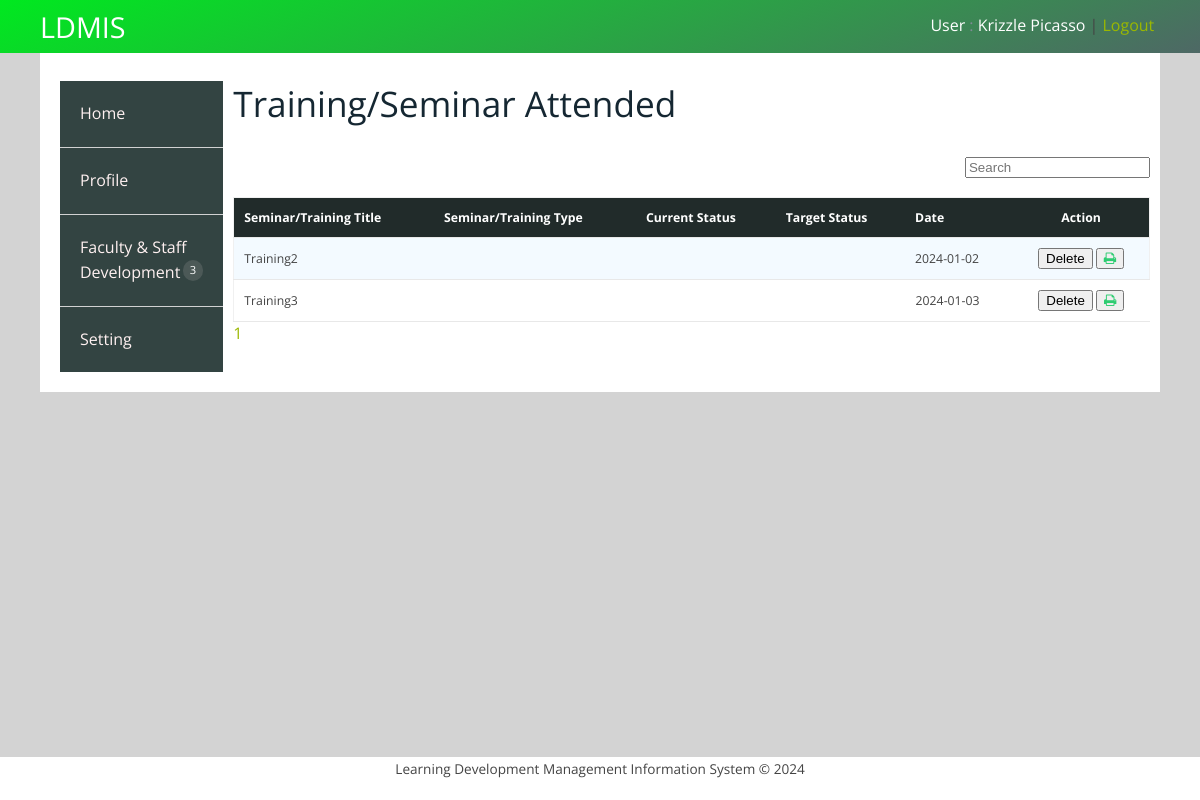
The page /user/trainingsview.php (signed in) on the database as committed earlier.
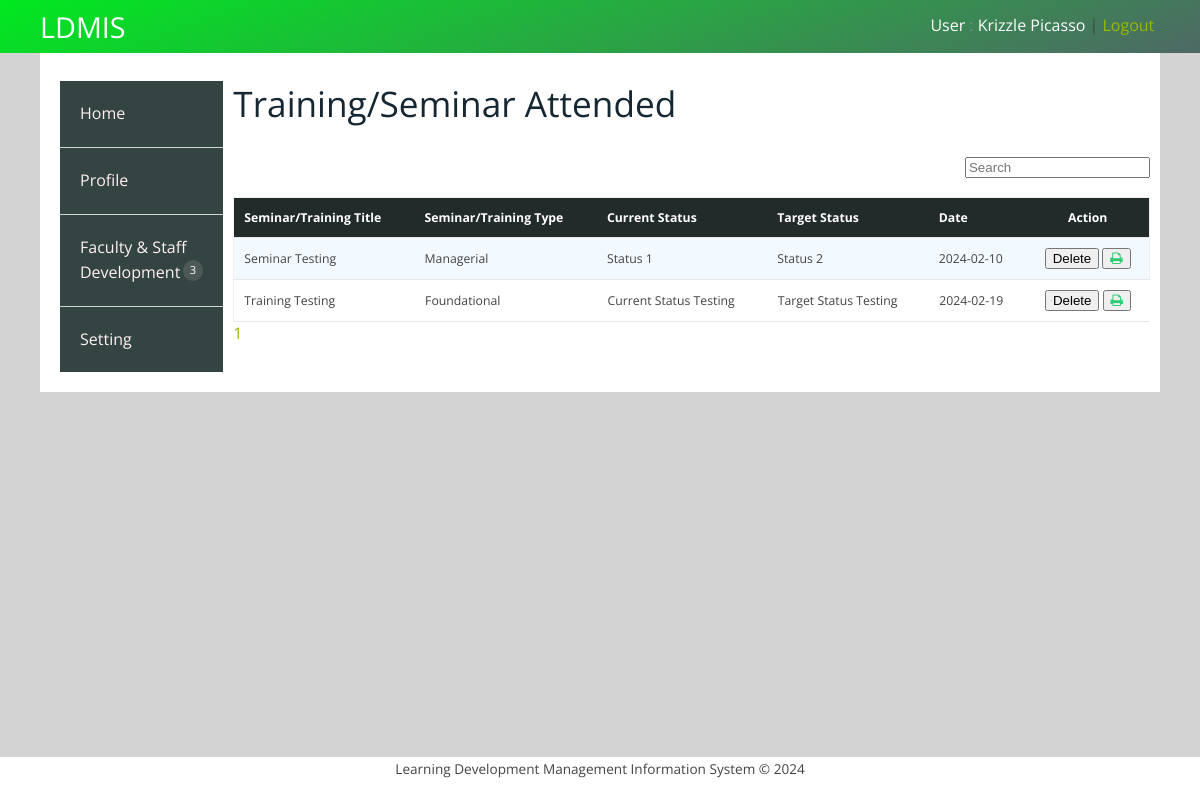
The same page on the database as committed later.
### tables this page shows
CREATE TABLE `trainingdetails` (
  `Detail_Id` int(11) NOT NULL,
  `EmpId` int(20) DEFAULT NULL,
  `TrainingType` text DEFAULT NULL,
  `Type_of_seminar_training` varchar(50) DEFAULT NULL,
  `CurrentStatus` varchar(100) DEFAULT NULL,
  `TargetStatus` varchar(100) DEFAULT NULL,
  `Objectives` text DEFAULT NULL,
  `date` date DEFAULT NULL,
  `certificate` varchar(1000) DEFAULT NULL
);

### user/trainingsview.php (the view, shortened to what this page needs)
<?php include('userheader.php'); ?>
<?php
    $dbs = new database();
    $db = $dbs->connection();
    $page = "";
    $EmpId = $_SESSION['User']['EmployeeId'];
    $SearchName = isset($_GET['search']) ? $_GET['search'] : '';
    $total_query = mysqli_query($db, "SELECT COUNT(Detail_Id) as total FROM trainingdetails WHERE EmpId = '$EmpId' AND TrainingType LIKE '%$SearchName%'");
    $total_result = mysqli_fetch_array($total_query);
    $total_records = $total_result['total'];
    $RecordeLimit = 10;
    $sql = mysqli_query($db, "SELECT * FROM trainingdetails WHERE EmpId = '$EmpId' AND TrainingType LIKE '%$SearchName%' LIMIT $RecordeLimit");
    for ($i = 0; $i < ceil($total_records / $RecordeLimit); $i++) {
        $d = $i + 1;
        $page .= "<a href='?bn=$d'>$d</a>&nbsp &nbsp &nbsp";
    }
?>
<link rel="stylesheet" type="text/css" href="../css/table-style.css" />
<div class="validation-form">
    <div>
        <div class="w3l-table-info">
            <h2>Training/Seminar Attended</h2>
            <br>
            <div class="s-12 l-10">
                <form method="GET" action="#">
                    <input type="search-box" style="float: right;" placeholder="Search" value="<?php echo (isset($_GET['search'])) ? $_GET['search'] : ''; ?>" type="text" name="search"><br>
                </form>
                <table id="table">
                    <thead>
                        <tr>
                            <th style="text-transform: capitalize;">Seminar/Training Title</th>
                            <th style="text-transform: capitalize;">Seminar/Training Type</th>
                            <th style="text-transform: capitalize;">Current Status</th>
                            <th style="text-transform: capitalize;">Target Status</th>
                            <th style="text-transform: capitalize;">Date</th>
                            <th style="text-transform: capitalize; text-align: center;">Action</th>
                        </tr>
                    </thead>
                    <tbody>
                        <?php while ($row = mysqli_fetch_assoc($sql)) { ?>
                            <tr>
                                <td><?php echo $row['TrainingType']; ?></td>
                                <td><?php echo $row['Type_of_seminar_training']; ?></td>
                                <td><?php echo $row['CurrentStatus']; ?></td>
                                <td><?php echo $row['TargetStatus']; ?></td>
                                <td><?php echo $row['date']; ?></td>
                                <td style="text-align: center;">
                                    <form method="POST" action="#">
                                        <u><button type="submit" name="delete" class="btn btn-default">Delete</button></u>
                                        <button type="button" onclick="printTableRow(<?php echo $row['Detail_Id']; ?>)" class="btn btn-default"><i class="fa fa-print" style="color: #2ecc71;" aria-hidden="true"></i></button>
                                    </form>
                                </td>
                            </tr>
                        <?php } ?>
                    </tbody>
                </table>
            </div>
            <div><?php echo $page; ?></div>
        </div>
    </div>
</div>
</div>
<?php include('userfooter.php'); ?>

Rows that differ between the two databases and show on the page:
removed trainingdetails: TrainingType "Training2", date "2024-01-02"
removed trainingdetails: TrainingType "Training3", date "2024-01-03"
added trainingdetails: TrainingType "Seminar Testing", Type_of_seminar_training "Managerial", CurrentStatus "Status 1", TargetStatus "Status 2", date "2024-02-10"
added trainingdetails: TrainingType "Training Testing", Type_of_seminar_training "Foundational", CurrentStatus "Current Status Testing", TargetStatus "Target Status Testing", date "2024-02-19"
